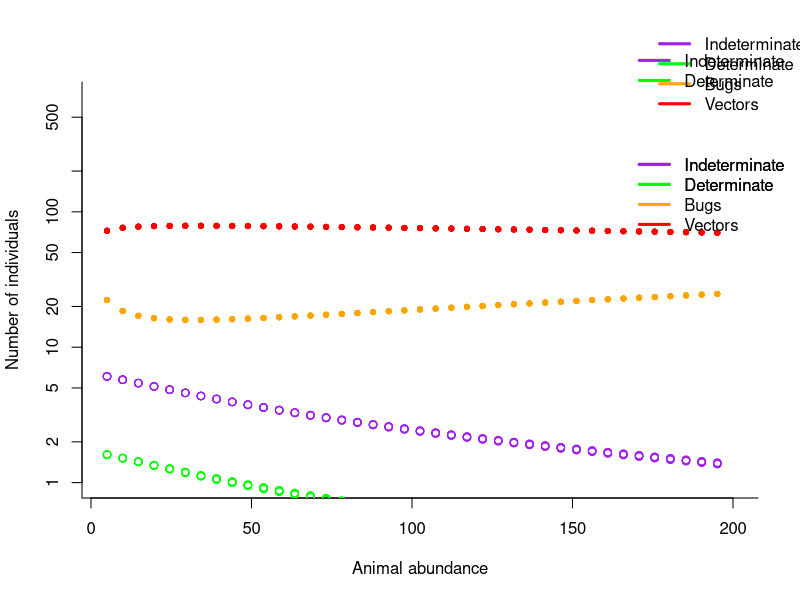

The R source for this figure:
require(deSolve)

require (scatterplot3d)


#Parameters, probabilities and rates **All rates are annual
################################################################################
#B=uninfected triatomine bugs
#V= Trypanosoma cruzi-infected triatomine bugs (vectors)
#Ia= humans in the acute phase of Chagas disease
#Ii=humans in the chronic indeterminate phase of Chagas disease
#Id=humans in the chronic determinate phase of Chagas disease
#IR= animals, some of which are competent T. cruzi hosts
#Rfv = relative fitness of infected triatomines
#K= triatomine carrying capacity
#r = triatomine birth rate
#mu = triatomine death rate  
#muP= increase in death rate due to vector control 
#mu.R=animal death rate
#muN= background human mortality rate
#Beta.iab = rate of triatomine-host contact*probability of transmission from Ia-B
#Beta.iib = rate of triatomine-host contact*probability of transmission from Ii-B
#Beta.idb =  rate of triatomine-host contact*probability of transmission from Id-B
#Beta.bi= rate of triatomine-host contact*probability of transmission from B-N
#Beta.irb = rate of triatomine-animal host contact*probability of transmission from IR-B
#Beta.bir = rate of triatomine-animal host contact*probability of transmission from B-IR
#RH= number of animals in the system
#N=number of humans
#delta= rate of movement from Ia-Ii
#sigma= rate of movement from Ii-Id  
#alpha =Id death rate
#ViabRH= Proportion of IR that can transmit CHagas- accounts for birds and maintains uninfecteds in population


################################# #############################################
##
## MODEL WITH HUMANS & ANIMALS
##
###############################################################################

ChagasResModel=function(t, x, params){
  
  B=x[1]
  V=x[2]
  Ia=x[3]
  Ii=x[4]
  Id=x[5]
  IR=x[6]
  
  with(as.list(params),{
    
    dB =  r*(B+(RfV*V))*((K - (B+V))/K) - (mu*muP)*B - (B*((Beta.iab*Ia)+(Beta.iib*Ii)+
                                                             (Beta.idb*Id)+(Beta.irb*IR)))/(RH+N)
    
    dV =  B*((Beta.iab*Ia) + (Beta.iib*Ii)+ (Beta.idb*Id)+(Beta.irb*IR))/(RH+N) - ((mu*muP)*V)
    
    dIa =  (Beta.bi*V)*(N-(Ia+Ii+Id))/(N+RH) - Ia*(delta+muN)
    
    dIi =  delta*Ia -  Ii*(sigma+muN)
    
    dId = sigma*Ii - Id*(alpha+muN)
    
    dIR = V*Beta.bir*((ViaRH*RH)-IR)/(N+RH) - mu.R*IR 
    
    res=c(dB, dV, dIa, dIi, dId, dIR)
    list(res)
  }) }

#####################################################################################
##    Bifurcation across changes in abundance of animals with K as a function of RH
##
#ResHosts<-20     ## Density of other hosts that bugs feed on
ViabRH<-0.75      ##  Proportion of these hosts that can transmit CHagas- accounts for birds and maintains uninfecteds in population
RfV = 0.9        ## relative fitness of infected bugs
Host = 10

endt = 50.0
int = 12
times = seq(0, endt, by = 1/int)

reslst = endt*int
resfst = int*(endt-5)

sections = 40

Rmax = 200
Rmin = 5

Rsec=seq(Rmin, Rmax, length=sections+1)

BmatR=matrix(NA, ncol = endt*int+1, nrow = sections+1)
VmatR=matrix(NA, ncol = endt*int+1, nrow = sections+1)
IimatR=matrix(NA, ncol = endt*int+1, nrow = sections+1)
IamatR=matrix(NA, ncol = endt*int+1, nrow = sections+1)
IdmatR=matrix(NA, ncol = endt*int+1, nrow = sections+1)
IRmatR=matrix(NA, ncol = endt*int+1, nrow = sections+1)


for(i in 1:sections){
  
  paras  = c(r = 36, mu=1.73, mu.R = 0.5,muN=0.013, Beta.iab = 25.01, Beta.iib = 1.066, 
             Beta.idb = 8.2,Beta.irb = 19.078, Beta.bi=  0.02378, Beta.bir = 0.8169,
             muP=1, ViaRH = ViabRH, RH=Rsec[i], N=Host, K=100,  delta = 6, sigma = 0.03, alpha =0.1, RfV=RfV) 
  
  #K=((Rsec[i]*25)+100)
  
  xstart = c( B=100, V=10, Ia=0, Ii=0, Id=0, IR=0)
  
  ############################################
  
  outB = as.data.frame(lsoda(xstart, times, ChagasResModel, paras))
  for(j in 1:(endt*int)){
    BmatR[i,j]=outB$B[j]
    VmatR[i,j]=outB$V[j]
    IamatR[i,j]=outB$Ia[j]
    IimatR[i,j]=outB$Ii[j]
    IdmatR[i,j]=outB$Id[j]
    IRmatR[i,j]=outB$IR[j]
  } 
  
  ##
  ##
  
  cat(i, "\n")
}

############ PLOT IT

sel=seq(resfst, reslst, by=int)
plot(1E-4, xlim=c(Rmin,Rmax), ylim=c(1, 700), log='y',
     col='white', xlab='Animal abundance', ylab='Number of individuals',bty='l')
for(i in 1:sections){
  #points(rep(Rsec[i], length(sel)), IamatR[i, sel], col='blue')
  points(rep(Rsec[i], length(sel)), IimatR[i, sel], col='purple')
  points(rep(Rsec[i], length(sel)), IdmatR[i, sel], col='green') 
  points(rep(Rsec[i], length(sel)), BmatR[i,sel], col='orange', pch=20) 
  points(rep(Rsec[i], length(sel)), VmatR[i, sel], col='red', pch=20)
}

par(xpd=TRUE)
leg.text<-c( "Indeterminate", "Determinate", "Bugs", "Vectors")
legend("topright",inset=c(-0.08,-0.14),leg.text,lwd=3,col=c( "purple", "green", "orange","red" ),bty='n')  

leg.text<-c( "Indeterminate", "Determinate", "Bugs", "Vectors")
legend("topright",inset=c(-0.05,0.15),leg.text,lwd=3,col=c( "purple", "green", "orange","red" ),bty='n') 

leg.text<-c( "Indeterminate", "Determinate")
legend("topright",inset=c(-0.05,0.15),leg.text,lwd=3,col=c( "purple", "green"),bty='n') 

par(xpd=TRUE)
leg.text<-c( "Indeterminate", "Determinate")
legend("topright",inset=c(-0.05,-0.1),leg.text,lwd=3,col=c( "purple", "green" ),bty='n')    
